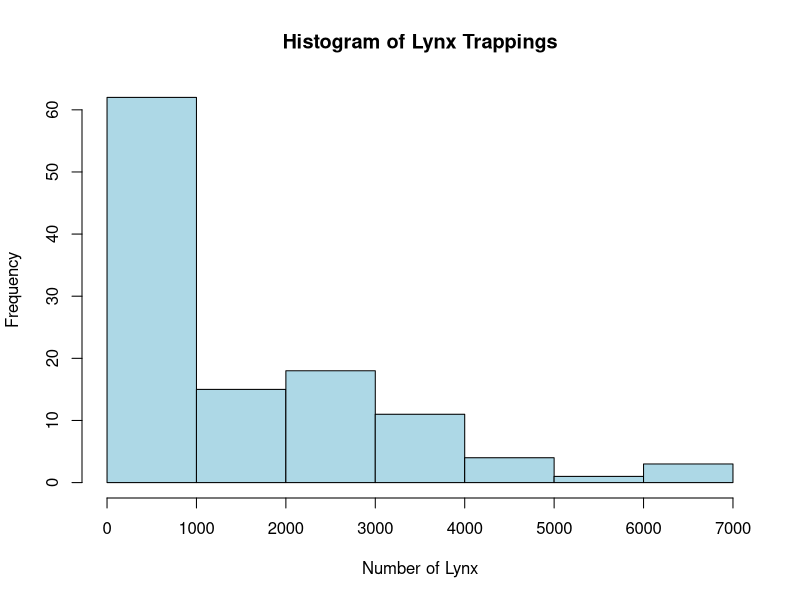

The R source for this figure: (Note: this script raises an error after producing the figure.)
############################################################
# Introduction to R Programming
# This script demonstrates basic R concepts including:
# arithmetic, data structures, visualization, and logic
############################################################


############################################################
# 1. Using Built-in Data
############################################################

# The lynx dataset contains annual counts of lynx trappings
# We visualize it using a histogram
hist(lynx,
     main = "Histogram of Lynx Trappings",
     col = "lightblue",
     xlab = "Number of Lynx")


############################################################
# 2. Basic Arithmetic in R
############################################################

12 + 3
(12 / 3) * 3
(45 / 5) * 12 + 10
(23 * 3) - (43 * 2)


############################################################
# 3. Assignment Operator
############################################################

# Assigning values to variables using <-
X <- (45 / 5) * 12 + 10
Y <- (23 * 3) - (43 * 2)

# Subtracting values
X - Y


############################################################
# 4. Variables and Vectors
############################################################

# Numeric vector
PARatings <- c(3, 2, 4, 3, 5, 4, 3, 2, 3, 4, 5)

# Character vector
Name <- c("Ravi", "Sudha", "Ramesh", "Soham", "Shilpa",
          "Bhavesh", "Amarpreet", "Wilfred", "Abdul", "Srini", "Taposh")

# Numeric vector
Age <- c(23, 22, 23, 25, 26, 24, 27, 23, 23, 25, 26)


############################################################
# 5. Data Frames
############################################################

# Creating a data frame
PerfData <- data.frame(Name, PARatings, Age)

# Viewing the data frame
PerfData

# Inspecting the data
dim(PerfData)      # Dimensions
str(PerfData)      # Structure
summary(PerfData)  # Summary statistics


############################################################
# 6. Working with Files (Reproducible Method)
############################################################

# Writing data to a CSV file
write.csv(PerfData, "Appraisal.csv", row.names = FALSE)

# Reading data back from the CSV file
PerfData1 <- read.csv("Appraisal.csv")

# Inspecting imported data
str(PerfData1)
summary(PerfData1)


############################################################
# 7. Built-in Dataset: Iris
############################################################

# Loading the iris dataset
data(iris)

# Inspecting iris data
str(iris)
summary(iris)
head(iris)
tail(iris)


############################################################
# 8. Visualizing Categorical Data
############################################################

# Creating a frequency table
tab <- table(iris$Species)

# Bar plot
barplot(tab,
        main = "Species Distribution",
        xlab = "Species",
        ylab = "Frequency",
        col = rainbow(3))

# Pie chart
pie(tab,
    main = "Species Composition",
    col = rainbow(3))


############################################################
# 9. Visualizing Numerical Data
############################################################

# Histogram of Sepal Length
hist(iris$Sepal.Length,
     main = "Histogram of Sepal Length",
     xlab = "Sepal Length",
     col = "orange",
     breaks = 15)

# Scatter plot of Sepal Length vs Sepal Width
plot(iris$Sepal.Length, iris$Sepal.Width,
     col = "red",
     main = "Sepal Length vs Sepal Width",
     xlab = "Sepal Length",
     ylab = "Sepal Width")

# Multiple scatter plots
pairs(iris)

# Correlation plots using psych package
library(psych)
pairs.panels(iris)


############################################################
# 10. Data Types in R
############################################################

A <- 4
class(A)

B <- "gender"
class(B)

C <- TRUE
class(C)


############################################################
# 11. Vectors, Coercion, and Lists
############################################################

# Named vector
Age_named <- c(Ravi = 23, Sudha = 22, Ramesh = 23, Soham = 25, Shilpa = 26)
Age_named

# Type coercion in vectors
mixed <- c(23, 22, "Ravi", 25)
class(mixed)

# Lists can store mixed data types
mylist <- list(23, 22, "Ravi", TRUE)
sapply(mylist, class)


############################################################
# 12. Factors (Categorical Variables)
############################################################

PARatings_factor <- factor(PARatings)

PARatings_ordered <- factor(PARatings,
                            ordered = TRUE,
                            levels = c(2, 3, 4, 5))

str(PARatings_ordered)


############################################################
# 13. Conditional Statements
############################################################

x <- 10

if (x > 0) {
  "x is positive"
} else {
  "x is negative"
}

if (iris$Sepal.Length[1] < 4) {
  "Sepal length is less than 4"
} else {
  "Sepal length is greater than or equal to 4"
}


############################################################
# 14. Operators in R
############################################################

# Arithmetic operators
A <- 12
B <- 10

A * B
A - B

# Relational operators
A < B
A > B
A == B
A != B

# Logical operators
p <- 10

(p < 15 & p > 8)   # AND
(p > 15 | p > 8)   # OR
!(p < 15)          # NOT


############################################################
# End of Script
############################################################
